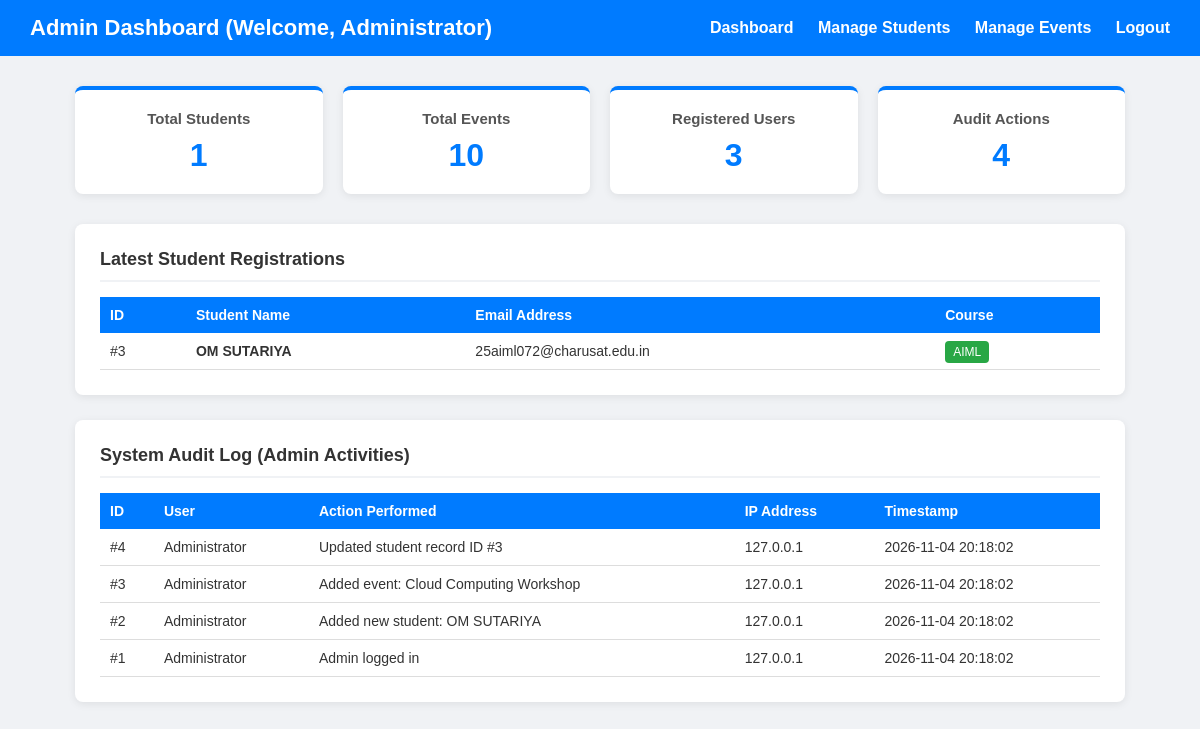
The page /admin_dashboard.php on the database its author committed.
### tables this page shows
CREATE TABLE `students` (
    `id` INT AUTO_INCREMENT PRIMARY KEY,
    `name` VARCHAR(100) NOT NULL,
    `email` VARCHAR(100) NOT NULL,
    `course` VARCHAR(100) NOT NULL
);

CREATE TABLE `audit_logs` (
    `id` INT AUTO_INCREMENT PRIMARY KEY,
    `user_name` VARCHAR(100) NOT NULL,
    `action` VARCHAR(255) NOT NULL,
    `ip_address` VARCHAR(45) NOT NULL,
    `created_at` TIMESTAMP DEFAULT CURRENT_TIMESTAMP
);

### admin_dashboard.php (the view, shortened to what this page needs)
<?php
require_once "db_connect.php";
$user_role = $_SESSION["user_role"];
$user_name = $_SESSION["user_name"];
$student_count = $conn->query("SELECT COUNT(*) AS total FROM students")->fetch_assoc()["total"];
$event_count   = $conn->query("SELECT COUNT(*) AS total FROM events")->fetch_assoc()["total"];
$user_count    = $conn->query("SELECT COUNT(*) AS total FROM users")->fetch_assoc()["total"];
$log_count     = $conn->query("SELECT COUNT(*) AS total FROM audit_logs")->fetch_assoc()["total"];
$recent_students = $conn->query("SELECT id, name, email, course FROM students ORDER BY id DESC LIMIT 5");
$recent_logs     = $conn->query("SELECT id, user_name, action, ip_address, created_at FROM audit_logs ORDER BY id DESC LIMIT 5");
?>
<!DOCTYPE html>
<html>
<head>
</head>
<body>
<header>
    <h1>Admin Dashboard (Welcome, <?php echo htmlspecialchars($user_name); ?>)</h1>
    <nav>
        <?php if ($user_role === "admin"): ?>
            <a href="admin_dashboard.php">Dashboard</a>
            <a href="student_api.html">Manage Students</a>
            <a href="events.php">Manage Events</a>
            <a href="login.php">Logout</a>
        <?php else: ?>
            <a href="dashboard.html">My Dashboard</a>
            <a href="events.php">Browse Events</a>
            <a href="login.php">Logout</a>
        <?php endif; ?>
    </nav>
</header>
<div class="container">
    <div class="stats-grid">
        <div class="stat-card">
            <h3>Total Students</h3>
            <div class="number"><?php echo $student_count; ?></div>
        </div>
        <div class="stat-card">
            <h3>Total Events</h3>
            <div class="number"><?php echo $event_count; ?></div>
        </div>
        <div class="stat-card">
            <h3>Registered Users</h3>
            <div class="number"><?php echo $user_count; ?></div>
        </div>
        <div class="stat-card">
            <h3>Audit Actions</h3>
            <div class="number"><?php echo $log_count; ?></div>
        </div>
    </div>
    <div class="section-card">
        <h2>Latest Student Registrations</h2>
        <table>
            <thead>
                <tr>
                    <th>ID</th>
                    <th>Student Name</th>
                    <th>Email Address</th>
                    <th>Course</th>
                </tr>
            </thead>
            <tbody>
                <?php while ($row = $recent_students->fetch_assoc()): ?>
                    <tr>
                        <td>#<?php echo $row["id"]; ?></td>
                        <td><strong><?php echo htmlspecialchars($row["name"]); ?></strong></td>
                        <td><?php echo htmlspecialchars($row["email"]); ?></td>
                        <td><span class="badge"><?php echo htmlspecialchars($row["course"]); ?></span></td>
                    </tr>
                <?php endwhile; ?>
            </tbody>
        </table>
    </div>
    <div class="section-card">
        <h2>System Audit Log (Admin Activities)</h2>
        <table>
            <thead>
                <tr>
                    <th>ID</th>
                    <th>User</th>
                    <th>Action Performed</th>
                    <th>IP Address</th>
                    <th>Timestamp</th>
                </tr>
            </thead>
            <tbody>
                <?php while ($log = $recent_logs->fetch_assoc()): ?>
                    <tr>
                        <td>#<?php echo $log["id"]; ?></td>
                        <td><?php echo htmlspecialchars($log["user_name"]); ?></td>
                        <td><?php echo htmlspecialchars($log["action"]); ?></td>
                        <td><?php echo htmlspecialchars($log["ip_address"]); ?></td>
                        <td><?php echo $log["created_at"]; ?></td>
                    </tr>
                <?php endwhile; ?>
            </tbody>
        </table>
    </div>
</div>
</body>
</html>

### admin_dashboard.php (style rules this page uses)
body { font-family: Arial, sans-serif; background: #f0f2f5; margin: 0; padding: 0; }
header { background: #007bff; color: white; padding: 15px 30px; display: flex; justify-content: space-between; align-items: center; }
header h1 { margin: 0; font-size: 22px; }
nav a { color: white; text-decoration: none; margin-left: 20px; font-weight: bold; }
.container { max-width: 1050px; margin: 30px auto; padding: 0 20px; }
.stats-grid { display: grid; grid-template-columns: repeat(4, 1fr); gap: 20px; margin-bottom: 30px; }
.stat-card { background: white; padding: 20px; border-radius: 8px; box-shadow: 0 2px 8px rgba(0,0,0,0.08); text-align: center; border-top: 4px solid #007bff; }
.stat-card h3 { margin: 0 0 10px 0; color: #555; font-size: 15px; }
.stat-card .number { font-size: 32px; font-weight: bold; color: #007bff; }
.section-card { background: white; padding: 25px; border-radius: 8px; box-shadow: 0 2px 8px rgba(0,0,0,0.08); margin-bottom: 25px; }
.section-card h2 { margin-top: 0; font-size: 18px; color: #333; border-bottom: 2px solid #f0f2f5; padding-bottom: 10px; }
table { width: 100%; border-collapse: collapse; margin-top: 10px; }
th { background: #007bff; color: white; padding: 10px; text-align: left; font-size: 14px; }
td { border-bottom: 1px solid #ddd; padding: 10px; font-size: 14px; color: #333; }
.badge { background: #28a745; color: white; padding: 4px 8px; border-radius: 4px; font-size: 12px; }

### rows shown on the page
students: id "3", name "OM SUTARIYA", email "25aiml072@charusat.edu.in", course "AIML"
audit_logs: id "4", user_name "Administrator", action "Updated student record ID #3", ip_address "127.0.0.1", created_at "2026-11-04 20:18:02"
audit_logs: id "3", user_name "Administrator", action "Added event: Cloud Computing Workshop", ip_address "127.0.0.1", created_at "2026-11-04 20:18:02"
audit_logs: id "2", user_name "Administrator", action "Added new student: OM SUTARIYA", ip_address "127.0.0.1", created_at "2026-11-04 20:18:02"
audit_logs: id "1", user_name "Administrator", action "Admin logged in", ip_address "127.0.0.1", created_at "2026-11-04 20:18:02"

### other values the page prints
$user_name "Administrator"
$student_count "1"
$event_count "10"
$user_count "3"
$log_count "4"
